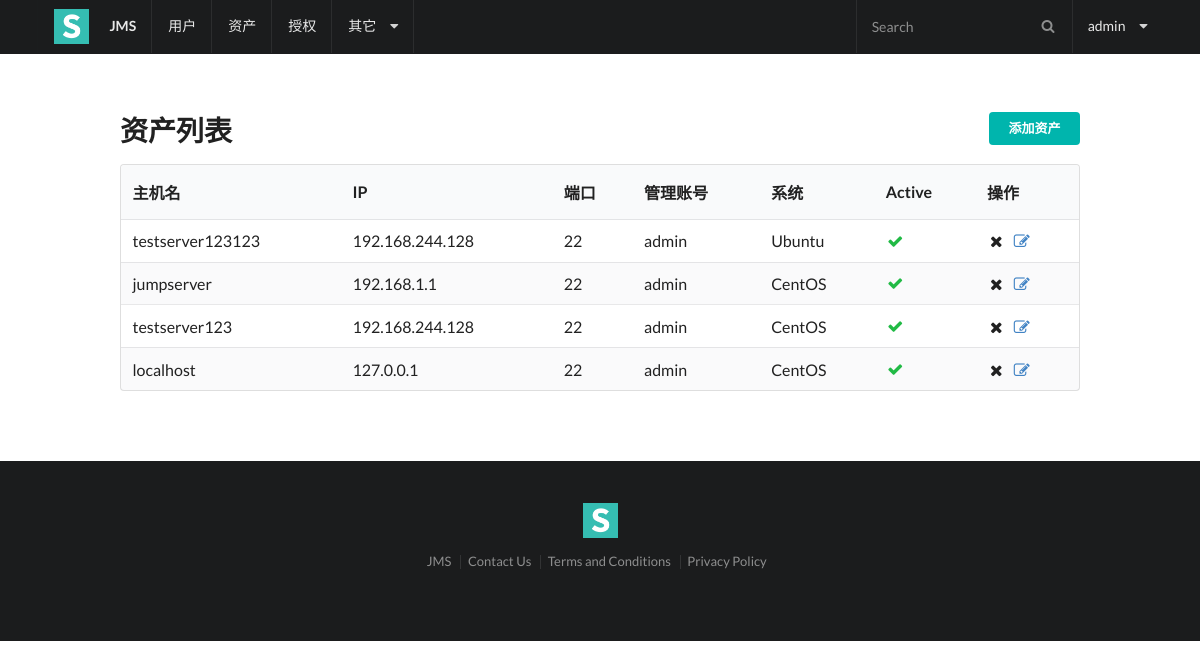
/assets/ (signed in), run on an earlier commit of the app's database.
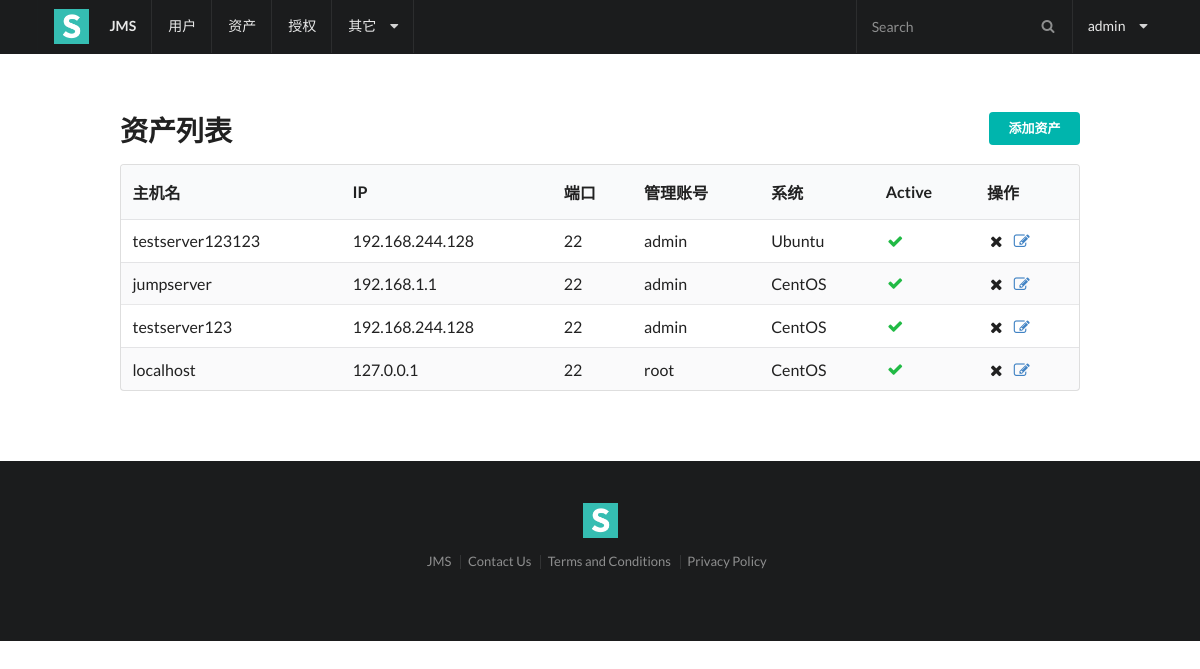
And on a later commit of the database.
### assets/models.py (models this page shows, shortened)
class Asset(models.Model):
    OS_CHOICE = [
        ('C', 'CentOS'),
        ('U', 'Ubuntu'),
        ('D', 'Debian'),
        ('R', 'Redhat'),
        ('B', 'BSD'),
    ]
    hostname = models.CharField(verbose_name="Hostname", unique=True, max_length=128)
    ip = models.GenericIPAddressField(verbose_name='IP', unique=True)
    port = models.IntegerField(default=22, verbose_name='端口')
    username = models.CharField(max_length=20, verbose_name='管理用户名')
    password = models.CharField(max_length=32, verbose_name='管理密码')
    os = models.CharField(choices=OS_CHOICE, max_length=2, verbose_name='系统平台', default="C")
    is_active = models.BooleanField(default=True, verbose_name='激活')

### assets/views.py (the view)
class AssetListView(LoginRequiredMixin, ListView):
    model = Asset
    context_object_name = 'assets'
    template_name = "assets/list.html"

### assets/templates/assets/list.html (shortened to what this page needs)
{% extends 'base.html' %}
{% block content %}
    <a class="ui right floated small teal labeled button" id="asset_add_btn" href="{% url 'assets:add' %}">添加资产 </a>
    <h1 class="ui header">资产列表</h1>
    <table class="ui striped table">
        <thead>
        <tr>
            <th>主机名</th>
            <th>IP</th>
            <th>端口</th>
            <th>管理账号</th>
            <th>系统</th>
            <th>Active</th>
            <th>操作</th>
        </tr>
        </thead>
        <tbody>
        {% for asset in assets %}
            <tr {% if not asset.is_active %} class="error" {% endif %}>
                <td>{{ asset.hostname }}</td>
                <td>{{ asset.ip }}</td>
                <td>{{ asset.port }}</td>
                <td>{{ asset.username }}</td>
                <td>{{ asset.get_os_display }}</td>
                {% if not user.is_active %}
                    <td class="error"><i class="attention icon"></i> 否</td>
                {% else %}
                    <td class="aligned">
                        <i class="green checkmark icon"></i>
                    </td>
                {% endif %}
                <td>
                   <i class="remove asset icon" href="{% url 'assets:del' asset.id %}" value="{{ asset.id }}"></i>
                   <a href="{% url 'assets:update' asset.id %}" ><i class="edit icon"></i></a>
                </td>
            </tr>
        {% endfor %}
        </tbody>
    </table>
{% endblock %}

What changed in the data, as far as the page shows it:
changed Asset "localhost": username "admin" → "root"
